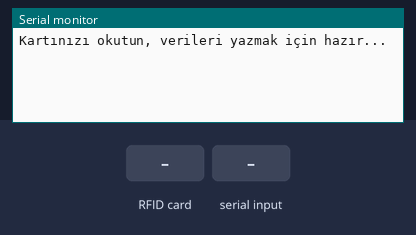
A sketch run on a simulated ESP8266 (NodeMCU). On the bench: the last lines printed to the serial monitor. Inputs (shaded band) come from the test bench.

Above: at 1.2 s.
1.3 s: RFID card 5E 7A 19 C4 held to the reader
At 2.5 s:
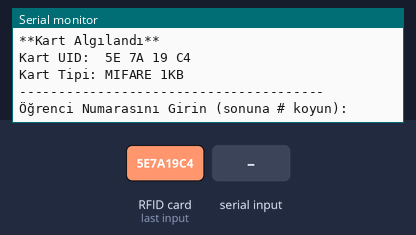
2.8 s: "1#" received over Serial
At 3.7 s:
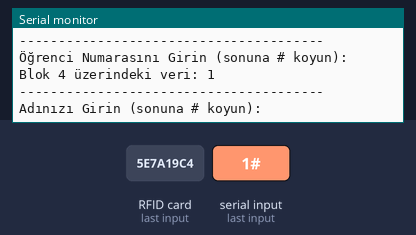
4.3 s: "0#" received over Serial
At 4.9 s:
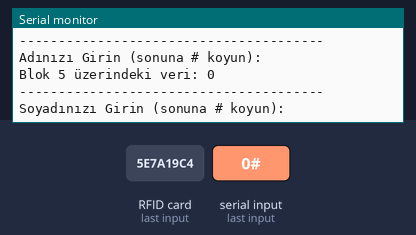
5.8 s: "2#" received over Serial
At 7.0 s:
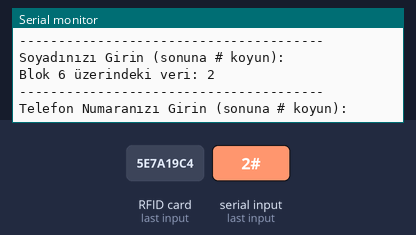
7.3 s: "1#" received over Serial
At 8.3 s:
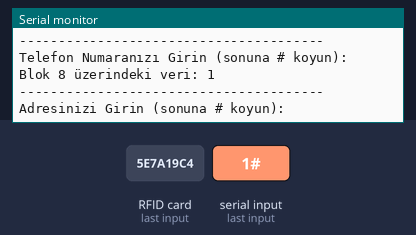
Timing chart, 0 to 9.8 s (numbered marks = the images above; inputs shaded):
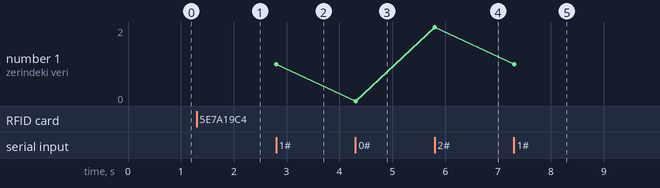

Measured:
- after the input at 1.3 s, the serial monitor: prints a new line at once (image 1)
- after the input at 2.8 s, the serial monitor: prints a new line at once (image 2)
- after the input at 4.3 s, the serial monitor: prints a new line at once (image 3)
- after the input at 5.8 s, the serial monitor: prints a new line at once (image 4)
- after the input at 7.3 s, the serial monitor: prints a new line at once (image 5)
- plotted number 1: 1 → 0 after the input at 4.3 s, 0 → 2 after the input at 5.8 s, 2 → 1 after the input at 7.3 s

The sketch:

info.ino
```cpp
#include <SPI.h>
#include <MFRC522.h>

//--------------------------------------------------
// GPIO bağlantıları (ESP8266)
const uint8_t RST_PIN = D3;  // Reset pini
const uint8_t SS_PIN = D4;   // Slave Select pini (SPI bağlantısı)

// RFID okuyucu nesnesini oluştur
MFRC522 mfrc522(SS_PIN, RST_PIN);
MFRC522::MIFARE_Key key;

// Veri yazma/okuma için değişkenler
int blockNum = 4;           // Yazılacak blok numarası
byte bufferLen = 18;        // Okunacak verinin uzunluğu (16 byte + 2 ekstra boşluk)
byte readBlockData[18];     // Okunan veriyi saklamak için dizi
MFRC522::StatusCode status; // RFID işlemlerinin durumu

//--------------------------------------------------

void setup() {
   Serial.begin(9600);  // Seri monitörü başlat
   SPI.begin();         // SPI haberleşmesini başlat
   mfrc522.PCD_Init();  // RFID modülünü başlat
   Serial.println("Kartınızı okutun, verileri yazmak için hazır...");
}

//--------------------------------------------------

void loop() {
   // Kart kimlik doğrulama anahtarını hazırla (0xFF -> varsayılan fabrika ayarı)
   for (byte i = 0; i < 6; i++) {
       key.keyByte[i] = 0xFF;
   }

   // Yeni kart var mı? Eğer yoksa döngüden çık
   if (!mfrc522.PICC_IsNewCardPresent()) { return; }

   // Kartın UID'sini oku
   if (!mfrc522.PICC_ReadCardSerial()) { return; }

   Serial.println("\n**Kart Algılandı**");
   Serial.print("Kart UID: ");
   for (byte i = 0; i < mfrc522.uid.size; i++) {
       Serial.print(mfrc522.uid.uidByte[i] < 0x10 ? " 0" : " ");
       Serial.print(mfrc522.uid.uidByte[i], HEX);
   }
   Serial.print("\n");

   // Kart türünü ekrana yazdır
   Serial.print("Kart Tipi: ");
   MFRC522::PICC_Type piccType = mfrc522.PICC_GetType(mfrc522.uid.sak);
   Serial.println(mfrc522.PICC_GetTypeName(piccType));

   // Kullanıcıdan veri al ve kartın bloklarına yaz
   veriAlVeYaz();
}

//--------------------------------------------------

void veriAlVeYaz() {
   byte buffer[18];
   byte len;
   Serial.setTimeout(20000L);

   Serial.println("\n---------------------------------------");
   Serial.println("Öğrenci Numarasını Girin (sonuna # koyun):");
   len = Serial.readBytesUntil('#', (char *) buffer, 16);
   for (byte i = len; i < 16; i++) buffer[i] = ' ';
   blockNum = 4;
   WriteDataToBlock(blockNum, buffer);
   ReadDataFromBlock(blockNum, readBlockData);
   dumpSerial(blockNum, readBlockData);

   Serial.println("\n---------------------------------------");
   Serial.println("Adınızı Girin (sonuna # koyun):");
   len = Serial.readBytesUntil('#', (char *) buffer, 16);
   for (byte i = len; i < 16; i++) buffer[i] = ' ';
   blockNum = 5;
   WriteDataToBlock(blockNum, buffer);
   ReadDataFromBlock(blockNum, readBlockData);
   dumpSerial(blockNum, readBlockData);

   Serial.println("\n---------------------------------------");
   Serial.println("Soyadınızı Girin (sonuna # koyun):");
   len = Serial.readBytesUntil('#', (char *) buffer, 16);
   for (byte i = len; i < 16; i++) buffer[i] = ' ';
   blockNum = 6;
   WriteDataToBlock(blockNum, buffer);
   ReadDataFromBlock(blockNum, readBlockData);
   dumpSerial(blockNum, readBlockData);

   Serial.println("\n---------------------------------------");
   Serial.println("Telefon Numaranızı Girin (sonuna # koyun):");
   len = Serial.readBytesUntil('#', (char *) buffer, 16);
   for (byte i = len; i < 16; i++) buffer[i] = ' ';
   blockNum = 8;
   WriteDataToBlock(blockNum, buffer);
   ReadDataFromBlock(blockNum, readBlockData);
   dumpSerial(blockNum, readBlockData);

   Serial.println("\n---------------------------------------");
   Serial.println("Adresinizi Girin (sonuna # koyun):");
   len = Serial.readBytesUntil('#', (char *) buffer, 16);
   for (byte i = len; i < 16; i++) buffer[i] = ' ';
   blockNum = 9;
   WriteDataToBlock(blockNum, buffer);
   ReadDataFromBlock(blockNum, readBlockData);
   dumpSerial(blockNum, readBlockData);
}

//--------------------------------------------------

void WriteDataToBlock(int blockNum, byte blockData[]) {
   status = mfrc522.PCD_Authenticate(MFRC522::PICC_CMD_MF_AUTH_KEY_A, blockNum, &key, &(mfrc522.uid));
   if (status != MFRC522::STATUS_OK) {
       Serial.print("Blok yazma doğrulaması başarısız: ");
       Serial.println(mfrc522.GetStatusCodeName(status));
       return;
   }

   status = mfrc522.MIFARE_Write(blockNum, blockData, 16);
   if (status != MFRC522::STATUS_OK) {
       Serial.print("Blok yazma işlemi başarısız: ");
       Serial.println(mfrc522.GetStatusCodeName(status));
       return;
   }
}

//--------------------------------------------------

void ReadDataFromBlock(int blockNum, byte readBlockData[]) {
   for (byte i = 0; i < 6; i++) {
       key.keyByte[i] = 0xFF;
   }

   status = mfrc522.PCD_Authenticate(MFRC522::PICC_CMD_MF_AUTH_KEY_A, blockNum, &key, &(mfrc522.uid));
   if (status != MFRC522::STATUS_OK) {
       Serial.print("Blok okuma doğrulaması başarısız: ");
       Serial.println(mfrc522.GetStatusCodeName(status));
       return;
   }

   status = mfrc522.MIFARE_Read(blockNum, readBlockData, &bufferLen);
   if (status != MFRC522::STATUS_OK) {
       Serial.print("Blok okuma işlemi başarısız: ");
       Serial.println(mfrc522.GetStatusCodeName(status));
       return;
   }
}

//--------------------------------------------------

void dumpSerial(int blockNum, byte blockData[]) {
   Serial.print("\nBlok ");
   Serial.print(blockNum);
   Serial.print(" üzerindeki veri: ");
   for (int j=0 ; j<16 ; j++){
       Serial.write(readBlockData[j]);
   }
   Serial.print("\n");

   for(int i = 0; i < sizeof(readBlockData); ++i) {
       readBlockData[i] = 0;
   }
}
```
